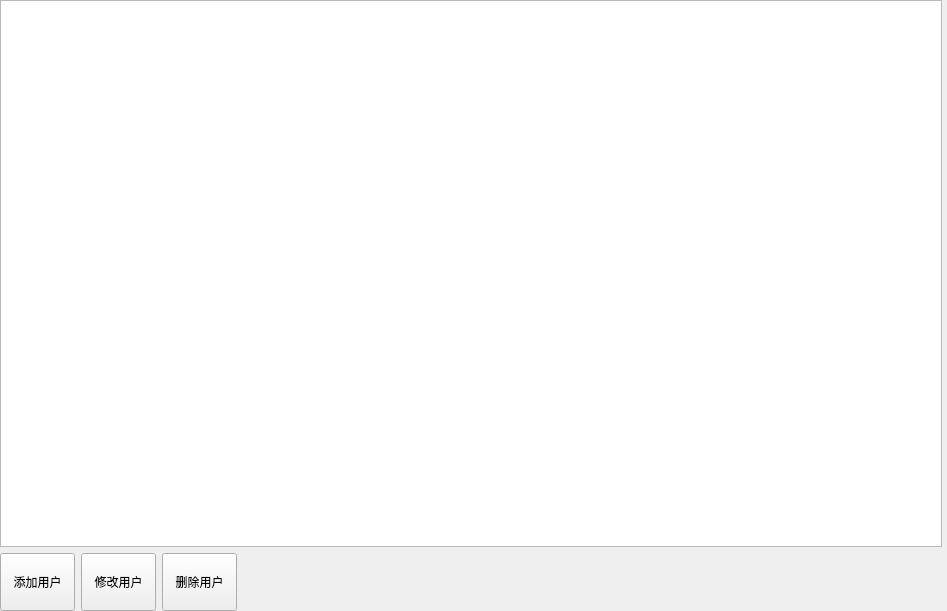
<?xml version="1.0" encoding="UTF-8"?>
<ui version="4.0">
 <class>Form</class>
 <widget class="QWidget" name="Form">
  <property name="geometry">
   <rect>
    <x>0</x>
    <y>0</y>
    <width>947</width>
    <height>611</height>
   </rect>
  </property>
  <property name="windowTitle">
   <string>Form</string>
  </property>
  <widget class="QWidget" name="layoutWidget">
   <property name="geometry">
    <rect>
     <x>0</x>
     <y>0</y>
     <width>942</width>
     <height>611</height>
    </rect>
   </property>
   <layout class="QVBoxLayout" name="verticalLayout_20">
    <item>
     <widget class="QTableView" name="AdminUser">
      <property name="minimumSize">
       <size>
        <width>940</width>
        <height>541</height>
       </size>
      </property>
     </widget>
    </item>
    <item>
     <layout class="QHBoxLayout" name="horizontalLayout_19">
      <item>
       <widget class="QPushButton" name="addUser">
        <property name="sizePolicy">
         <sizepolicy hsizetype="Minimum" vsizetype="Expanding">
          <horstretch>0</horstretch>
          <verstretch>0</verstretch>
         </sizepolicy>
        </property>
        <property name="minimumSize">
         <size>
          <width>75</width>
          <height>58</height>
         </size>
        </property>
        <property name="maximumSize">
         <size>
          <width>75</width>
          <height>58</height>
         </size>
        </property>
        <property name="text">
         <string>添加用户</string>
        </property>
       </widget>
      </item>
      <item>
       <widget class="QPushButton" name="changeUser">
        <property name="sizePolicy">
         <sizepolicy hsizetype="Minimum" vsizetype="Expanding">
          <horstretch>0</horstretch>
          <verstretch>0</verstretch>
         </sizepolicy>
        </property>
        <property name="minimumSize">
         <size>
          <width>75</width>
          <height>58</height>
         </size>
        </property>
        <property name="maximumSize">
         <size>
          <width>75</width>
          <height>58</height>
         </size>
        </property>
        <property name="text">
         <string>修改用户</string>
        </property>
       </widget>
      </item>
      <item>
       <widget class="QPushButton" name="removeUser">
        <property name="sizePolicy">
         <sizepolicy hsizetype="Minimum" vsizetype="Expanding">
          <horstretch>0</horstretch>
          <verstretch>0</verstretch>
         </sizepolicy>
        </property>
        <property name="minimumSize">
         <size>
          <width>75</width>
          <height>58</height>
         </size>
        </property>
        <property name="maximumSize">
         <size>
          <width>75</width>
          <height>58</height>
         </size>
        </property>
        <property name="text">
         <string>删除用户</string>
        </property>
       </widget>
      </item>
      <item>
       <spacer name="horizontalSpacer_23">
        <property name="orientation">
         <enum>Qt::Horizontal</enum>
        </property>
        <property name="sizeHint" stdset="0">
         <size>
          <width>40</width>
          <height>20</height>
         </size>
        </property>
       </spacer>
      </item>
     </layout>
    </item>
   </layout>
  </widget>
 </widget>
 <resources/>
 <connections/>
</ui>
